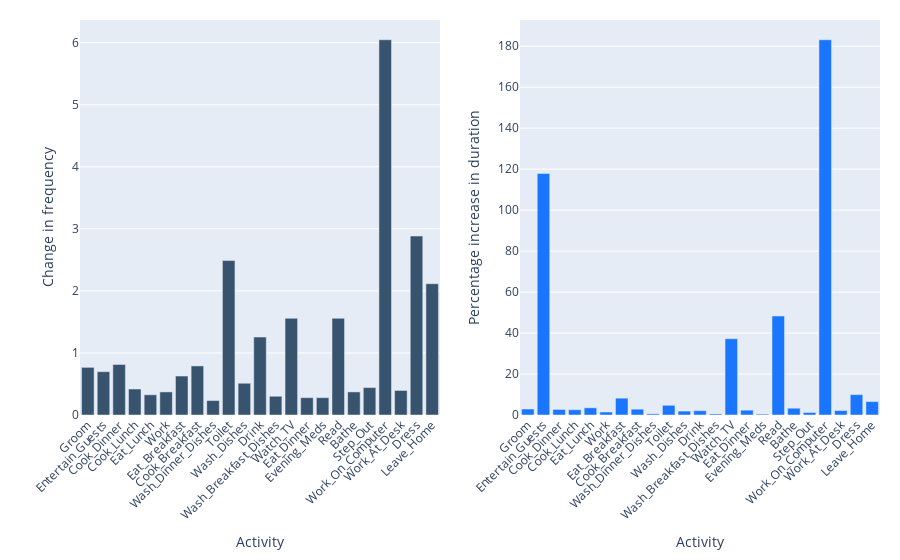
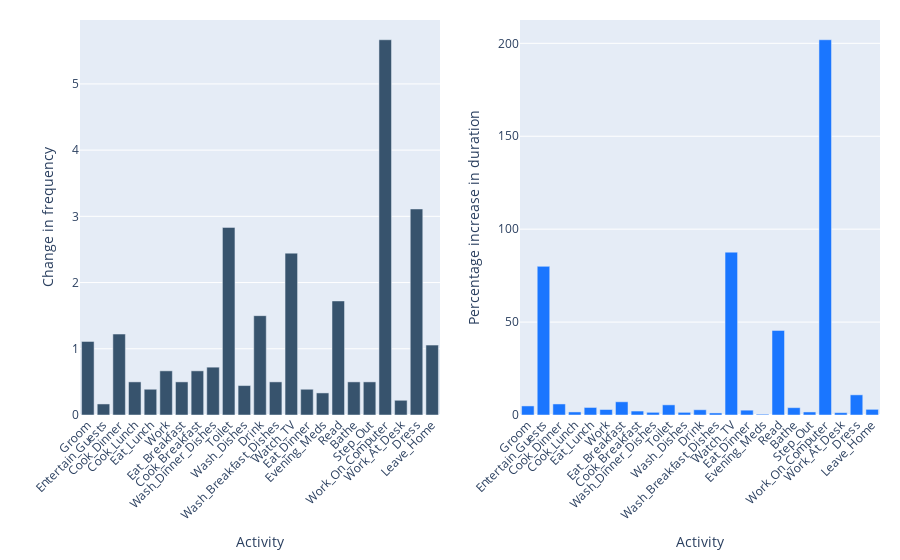

Notebook code cell kept with these figures, in order:
### Code cell
for day in ['Weekday', 'Weekend']:
    average_day = pd.read_csv(f'Unscaled/average_{day}_day.csv')
    # average_day = pd.read_csv('Unscaled/average_weekday_day.csv')

    columns = average_day.columns[3:]
    activites = set([column.split(' ')[1] for column in columns])

    # Plot frequency on one axis and duration on another
    fig = make_subplots(cols=2, rows=1)

    # Iterate through each activity
    for activity in activites:
        # Get average frequency and duration
        average_frequency = average_day[f'Total {activity} frequency'].iloc[0]
        average_duration = average_day[f'Total {activity} duration'].iloc[0]

        # Plot
        fig.add_trace(
            go.Bar(
                x=[activity],
                y=[average_frequency],
                name=f'Total {activity} frequency',
                offsetgroup=0,
                marker_color='rgb(55, 83, 109)',
                showlegend=False,
            ),
            col=1, row=1,
        )

        fig.add_trace(
            go.Bar(
                x=[activity],
                y=[average_duration],
                name=f'Total {activity} duration',
                offsetgroup=1,
                marker_color='rgb(26, 118, 255)',
                showlegend=False,
            ),
            col=2, row=1,
        )

    # Set layout
    fig.update_layout( barmode='group')
    fig.update_xaxes(tickangle=-45, col=1, row=1)
    fig.update_xaxes(tickangle=-45, col=2, row=1)

    fig.update_xaxes(title_text='Activity', col=1, row=1)
    fig.update_xaxes(title_text='Activity', col=2, row=1)
    fig.update_yaxes(title_text='Change in frequency', col=1, row=1)
    fig.update_yaxes(title_text='Percentage increase in duration', col=2, row=1)
    fig.update_layout(margin=dict(t=20, r=20))

    fig.show()
    fig.write_image(f"Results/average_{day}.png", width=1200, height=350, scale=4)

### Figure 1 — Plotly figure (JSON) as saved in the notebook; plotly's stock layout.template omitted (floating-point values rounded to 4 significant figures)
{"data": [{"marker": {"color": "rgb(55, 83, 109)"}, "name": "Total Groom frequency", "offsetgroup": "0", "showlegend": false, "type": "bar", "x": ["Groom"], "xaxis": "x", "y": [0.7674], "yaxis": "y"}, {"marker": {"color": "rgb(26, 118, 255)"}, "name": "Total Groom duration", "offsetgroup": "1", "showlegend": false, "type": "bar", "x": ["Groom"], "xaxis": "x2", "y": [2.929], "yaxis": "y2"}, {"marker": {"color": "rgb(55, 83, 109)"}, "name": "Total Entertain_Guests frequency", "offsetgroup": "0", "showlegend": false, "type": "bar", "x": ["Entertain_Guests"], "xaxis": "x", "y": [0.6977], "yaxis": "y"}, {"marker": {"color": "rgb(26, 118, 255)"}, "name": "Total Entertain_Guests duration", "offsetgroup": "1", "showlegend": false, "type": "bar", "x": ["Entertain_Guests"], "xaxis": "x2", "y": [117.9], "yaxis": "y2"}, {"marker": {"color": "rgb(55, 83, 109)"}, "name": "Total Cook_Dinner frequency", "offsetgroup": "0", "showlegend": false, "type": "bar", "x": ["Cook_Dinner"], "xaxis": "x", "y": [0.814], "yaxis": "y"}, {"marker": {"color": "rgb(26, 118, 255)"}, "name": "Total Cook_Dinner duration", "offsetgroup": "1", "showlegend": false, "type": "bar", "x": ["Cook_Dinner"], "xaxis": "x2", "y": [2.695], "yaxis": "y2"}, {"marker": {"color": "rgb(55, 83, 109)"}, "name": "Total Cook_Lunch frequency", "offsetgroup": "0", "showlegend": false, "type": "bar", "x": ["Cook_Lunch"], "xaxis": "x", "y": [0.4186], "yaxis": "y"}, {"marker": {"color": "rgb(26, 118, 255)"}, "name": "Total Cook_Lunch duration", "offsetgroup": "1", "showlegend": false, "type": "bar", "x": ["Cook_Lunch"], "xaxis": "x2", "y": [2.578], "yaxis": "y2"}, {"marker": {"color": "rgb(55, 83, 109)"}, "name": "Total Eat_Lunch frequency", "offsetgroup": "0", "showlegend": false, "type": "bar", "x": ["Eat_Lunch"], "xaxis": "x", "y": [0.3256], "yaxis": "y"}, {"marker": {"color": "rgb(26, 118, 255)"}, "name": "Total Eat_Lunch duration", "offsetgroup": "1", "showlegend": false, "type": "bar", "x": ["Eat_Lunch"], "xaxis": "x2", "y": [3.52], "yaxis": "y2"}, {"marker": {"color": "rgb(55, 83, 109)"}, "name": "Total Work frequency", "offsetgroup": "0", "showlegend": false, "type": "bar", "x": ["Work"], "xaxis": "x", "y": [0.3721], "yaxis": "y"}, {"marker": {"color": "rgb(26, 118, 255)"}, "name": "Total Work duration", "offsetgroup": "1", "showlegend": false, "type": "bar", "x": ["Work"], "xaxis": "x2", "y": [1.457], "yaxis": "y2"}, {"marker": {"color": "rgb(55, 83, 109)"}, "name": "Total Eat_Breakfast frequency", "offsetgroup": "0", "showlegend": false, "type": "bar", "x": ["Eat_Breakfast"], "xaxis": "x", "y": [0.6279], "yaxis": "y"}, {"marker": {"color": "rgb(26, 118, 255)"}, "name": "Total Eat_Breakfast duration", "offsetgroup": "1", "showlegend": false, "type": "bar", "x": ["Eat_Breakfast"], "xaxis": "x2", "y": [8.221], "yaxis": "y2"}, {"marker": {"color": "rgb(55, 83, 109)"}, "name": "Total Cook_Breakfast frequency", "offsetgroup": "0", "showlegend": false, "type": "bar", "x": ["Cook_Breakfast"], "xaxis": "x", "y": [0.7907], "yaxis": "y"}, {"marker": {"color": "rgb(26, 118, 255)"}, "name": "Total Cook_Breakfast duration", "offsetgroup": "1", "showlegend": false, "type": "bar", "x": ["Cook_Breakfast"], "xaxis": "x2", "y": [2.854], "yaxis": "y2"}, {"marker": {"color": "rgb(55, 83, 109)"}, "name": "Total Wash_Dinner_Dishes frequency", "offsetgroup": "0", "showlegend": false, "type": "bar", "x": ["Wash_Dinner_Dishes"], "xaxis": "x", "y": [0.2326], "yaxis": "y"}, {"marker": {"color": "rgb(26, 118, 255)"}, "name": "Total Wash_Dinner_Dishes duration", "offsetgroup": "1", "showlegend": false, "type": "bar", "x": ["Wash_Dinner_Dishes"], "xaxis": "x2", "y": [0.5767], "yaxis": "y2"}, {"marker": {"color": "rgb(55, 83, 109)"}, "name": "Total Toilet frequency", "offsetgroup": "0", "showlegend": false, "type": "bar", "x": ["Toilet"], "xaxis": "x", "y": [2.488], "yaxis": "y"}, {"marker": {"color": "rgb(26, 118, 255)"}, "name": "Total Toilet duration", "offsetgroup": "1", "showlegend": false, "type": "bar", "x": ["Toilet"], "xaxis": "x2", "y": [4.742], "yaxis": "y2"}, {"marker": {"color": "rgb(55, 83, 109)"}, "name": "Total Wash_Dishes frequency", "offsetgroup": "0", "showlegend": false, "type": "bar", "x": ["Wash_Dishes"], "xaxis": "x", "y": [0.5116], "yaxis": "y"}, {"marker": {"color": "rgb(26, 118, 255)"}, "name": "Total Wash_Dishes duration", "offsetgroup": "1", "showlegend": false, "type": "bar", "x": ["Wash_Dishes"], "xaxis": "x2", "y": [1.913], "yaxis": "y2"}, {"marker": {"color": "rgb(55, 83, 109)"}, "name": "Total Drink frequency", "offsetgroup": "0", "showlegend": false, "type": "bar", "x": ["Drink"], "xaxis": "x", "y": [1.256], "yaxis": "y"}, {"marker": {"color": "rgb(26, 118, 255)"}, "name": "Total Drink duration", "offsetgroup": "1", "showlegend": false, "type": "bar", "x": ["Drink"], "xaxis": "x2", "y": [2.12], "yaxis": "y2"}, {"marker": {"color": "rgb(55, 83, 109)"}, "name": "Total Wash_Breakfast_Dishes frequency", "offsetgroup": "0", "showlegend": false, "type": "bar", "x": ["Wash_Breakfast_Dishes"], "xaxis": "x", "y": [0.3023], "yaxis": "y"}, {"marker": {"color": "rgb(26, 118, 255)"}, "name": "Total Wash_Breakfast_Dishes duration", "offsetgroup": "1", "showlegend": false, "type": "bar", "x": ["Wash_Breakfast_Dishes"], "xaxis": "x2", "y": [0.5182], "yaxis": "y2"}, {"marker": {"color": "rgb(55, 83, 109)"}, "name": "Total Watch_TV frequency", "offsetgroup": "0", "showlegend": false, "type": "bar", "x": ["Watch_TV"], "xaxis": "x", "y": [1.558], "yaxis": "y"}, {"marker": {"color": "rgb(26, 118, 255)"}, "name": "Total Watch_TV duration", "offsetgroup": "1", "showlegend": false, "type": "bar", "x": ["Watch_TV"], "xaxis": "x2", "y": [37.25], "yaxis": "y2"}, {"marker": {"color": "rgb(55, 83, 109)"}, "name": "Total Eat_Dinner frequency", "offsetgroup": "0", "showlegend": false, "type": "bar", "x": ["Eat_Dinner"], "xaxis": "x", "y": [0.2791], "yaxis": "y"}, {"marker": {"color": "rgb(26, 118, 255)"}, "name": "Total Eat_Dinner duration", "offsetgroup": "1", "showlegend": false, "type": "bar", "x": ["Eat_Dinner"], "xaxis": "x2", "y": [2.363], "yaxis": "y2"}, {"marker": {"color": "rgb(55, 83, 109)"}, "name": "Total Evening_Meds frequency", "offsetgroup": "0", "showlegend": false, "type": "bar", "x": ["Evening_Meds"], "xaxis": "x", "y": [0.2791], "yaxis": "y"}, {"marker": {"color": "rgb(26, 118, 255)"}, "name": "Total Evening_Meds duration", "offsetgroup": "1", "showlegend": false, "type": "bar", "x": ["Evening_Meds"], "xaxis": "x2", "y": [0.4349], "yaxis": "y2"}, {"marker": {"color": "rgb(55, 83, 109)"}, "name": "Total Read frequency", "offsetgroup": "0", "showlegend": false, "type": "bar", "x": ["Read"], "xaxis": "x", "y": [1.558], "yaxis": "y"}, {"marker": {"color": "rgb(26, 118, 255)"}, "name": "Total Read duration", "offsetgroup": "1", "showlegend": false, "type": "bar", "x": ["Read"], "xaxis": "x2", "y": [48.32], "yaxis": "y2"}, {"marker": {"color": "rgb(55, 83, 109)"}, "name": "Total Bathe frequency", "offsetgroup": "0", "showlegend": false, "type": "bar", "x": ["Bathe"], "xaxis": "x", "y": [0.3721], "yaxis": "y"}, {"marker": {"color": "rgb(26, 118, 255)"}, "name": "Total Bathe duration", "offsetgroup": "1", "showlegend": false, "type": "bar", "x": ["Bathe"], "xaxis": "x2", "y": [3.319], "yaxis": "y2"}, {"marker": {"color": "rgb(55, 83, 109)"}, "name": "Total Step_Out frequency", "offsetgroup": "0", "showlegend": false, "type": "bar", "x": ["Step_Out"], "xaxis": "x", "y": [0.4419], "yaxis": "y"}, {"marker": {"color": "rgb(26, 118, 255)"}, "name": "Total Step_Out duration", "offsetgroup": "1", "showlegend": false, "type": "bar", "x": ["Step_Out"], "xaxis": "x2", "y": [1.226], "yaxis": "y2"}, {"marker": {"color": "rgb(55, 83, 109)"}, "name": "Total Work_On_Computer frequency", "offsetgroup": "0", "showlegend": false, "type": "bar", "x": ["Work_On_Computer"], "xaxis": "x", "y": [6.047], "yaxis": "y"}, {"marker": {"color": "rgb(26, 118, 255)"}, "name": "Total Work_On_Computer duration", "offsetgroup": "1", "showlegend": false, "type": "bar", "x": ["Work_On_Computer"], "xaxis": "x2", "y": [183.2], "yaxis": "y2"}, {"marker": {"color": "rgb(55, 83, 109)"}, "name": "Total Work_At_Desk frequency", "offsetgroup": "0", "showlegend": false, "type": "bar", "x": ["Work_At_Desk"], "xaxis": "x", "y": [0.3953], "yaxis": "y"}, {"marker": {"color": "rgb(26, 118, 255)"}, "name": "Total Work_At_Desk duration", "offsetgroup": "1", "showlegend": false, "type": "bar", "x": ["Work_At_Desk"], "xaxis": "x2", "y": [2.174], "yaxis": "y2"}, {"marker": {"color": "rgb(55, 83, 109)"}, "name": "Total Dress frequency", "offsetgroup": "0", "showlegend": false, "type": "bar", "x": ["Dress"], "xaxis": "x", "y": [2.884], "yaxis": "y"}, {"marker": {"color": "rgb(26, 118, 255)"}, "name": "Total Dress duration", "offsetgroup": "1", "showlegend": false, "type": "bar", "x": ["Dress"], "xaxis": "x2", "y": [9.95], "yaxis": "y2"}, {"marker": {"color": "rgb(55, 83, 109)"}, "name": "Total Leave_Home frequency", "offsetgroup": "0", "showlegend": false, "type": "bar", "x": ["Leave_Home"], "xaxis": "x", "y": [2.116], "yaxis": "y"}, {"marker": {"color": "rgb(26, 118, 255)"}, "name": "Total Leave_Home duration", "offsetgroup": "1", "showlegend": false, "type": "bar", "x": ["Leave_Home"], "xaxis": "x2", "y": [6.55], "yaxis": "y2"}], "layout": {"barmode": "group", "margin": {"r": 20, "t": 20}, "xaxis": {"anchor": "y", "domain": [0, 0.45], "tickangle": -45, "title": {"text": "Activity"}}, "xaxis2": {"anchor": "y2", "domain": [0.55, 1], "tickangle": -45, "title": {"text": "Activity"}}, "yaxis": {"anchor": "x", "domain": [0, 1], "title": {"text": "Change in frequency"}}, "yaxis2": {"anchor": "x2", "domain": [0, 1], "title": {"text": "Percentage increase in duration"}}}}

### Figure 2 — Plotly figure (JSON) as saved in the notebook; plotly's stock layout.template omitted (floating-point values rounded to 4 significant figures)
{"data": [{"marker": {"color": "rgb(55, 83, 109)"}, "name": "Total Groom frequency", "offsetgroup": "0", "showlegend": false, "type": "bar", "x": ["Groom"], "xaxis": "x", "y": [1.111], "yaxis": "y"}, {"marker": {"color": "rgb(26, 118, 255)"}, "name": "Total Groom duration", "offsetgroup": "1", "showlegend": false, "type": "bar", "x": ["Groom"], "xaxis": "x2", "y": [4.881], "yaxis": "y2"}, {"marker": {"color": "rgb(55, 83, 109)"}, "name": "Total Entertain_Guests frequency", "offsetgroup": "0", "showlegend": false, "type": "bar", "x": ["Entertain_Guests"], "xaxis": "x", "y": [0.1667], "yaxis": "y"}, {"marker": {"color": "rgb(26, 118, 255)"}, "name": "Total Entertain_Guests duration", "offsetgroup": "1", "showlegend": false, "type": "bar", "x": ["Entertain_Guests"], "xaxis": "x2", "y": [79.99], "yaxis": "y2"}, {"marker": {"color": "rgb(55, 83, 109)"}, "name": "Total Cook_Dinner frequency", "offsetgroup": "0", "showlegend": false, "type": "bar", "x": ["Cook_Dinner"], "xaxis": "x", "y": [1.222], "yaxis": "y"}, {"marker": {"color": "rgb(26, 118, 255)"}, "name": "Total Cook_Dinner duration", "offsetgroup": "1", "showlegend": false, "type": "bar", "x": ["Cook_Dinner"], "xaxis": "x2", "y": [5.941], "yaxis": "y2"}, {"marker": {"color": "rgb(55, 83, 109)"}, "name": "Total Cook_Lunch frequency", "offsetgroup": "0", "showlegend": false, "type": "bar", "x": ["Cook_Lunch"], "xaxis": "x", "y": [0.5], "yaxis": "y"}, {"marker": {"color": "rgb(26, 118, 255)"}, "name": "Total Cook_Lunch duration", "offsetgroup": "1", "showlegend": false, "type": "bar", "x": ["Cook_Lunch"], "xaxis": "x2", "y": [1.639], "yaxis": "y2"}, {"marker": {"color": "rgb(55, 83, 109)"}, "name": "Total Eat_Lunch frequency", "offsetgroup": "0", "showlegend": false, "type": "bar", "x": ["Eat_Lunch"], "xaxis": "x", "y": [0.3889], "yaxis": "y"}, {"marker": {"color": "rgb(26, 118, 255)"}, "name": "Total Eat_Lunch duration", "offsetgroup": "1", "showlegend": false, "type": "bar", "x": ["Eat_Lunch"], "xaxis": "x2", "y": [4.058], "yaxis": "y2"}, {"marker": {"color": "rgb(55, 83, 109)"}, "name": "Total Work frequency", "offsetgroup": "0", "showlegend": false, "type": "bar", "x": ["Work"], "xaxis": "x", "y": [0.6667], "yaxis": "y"}, {"marker": {"color": "rgb(26, 118, 255)"}, "name": "Total Work duration", "offsetgroup": "1", "showlegend": false, "type": "bar", "x": ["Work"], "xaxis": "x2", "y": [2.962], "yaxis": "y2"}, {"marker": {"color": "rgb(55, 83, 109)"}, "name": "Total Eat_Breakfast frequency", "offsetgroup": "0", "showlegend": false, "type": "bar", "x": ["Eat_Breakfast"], "xaxis": "x", "y": [0.5], "yaxis": "y"}, {"marker": {"color": "rgb(26, 118, 255)"}, "name": "Total Eat_Breakfast duration", "offsetgroup": "1", "showlegend": false, "type": "bar", "x": ["Eat_Breakfast"], "xaxis": "x2", "y": [7.109], "yaxis": "y2"}, {"marker": {"color": "rgb(55, 83, 109)"}, "name": "Total Cook_Breakfast frequency", "offsetgroup": "0", "showlegend": false, "type": "bar", "x": ["Cook_Breakfast"], "xaxis": "x", "y": [0.6667], "yaxis": "y"}, {"marker": {"color": "rgb(26, 118, 255)"}, "name": "Total Cook_Breakfast duration", "offsetgroup": "1", "showlegend": false, "type": "bar", "x": ["Cook_Breakfast"], "xaxis": "x2", "y": [2.128], "yaxis": "y2"}, {"marker": {"color": "rgb(55, 83, 109)"}, "name": "Total Wash_Dinner_Dishes frequency", "offsetgroup": "0", "showlegend": false, "type": "bar", "x": ["Wash_Dinner_Dishes"], "xaxis": "x", "y": [0.7222], "yaxis": "y"}, {"marker": {"color": "rgb(26, 118, 255)"}, "name": "Total Wash_Dinner_Dishes duration", "offsetgroup": "1", "showlegend": false, "type": "bar", "x": ["Wash_Dinner_Dishes"], "xaxis": "x2", "y": [1.435], "yaxis": "y2"}, {"marker": {"color": "rgb(55, 83, 109)"}, "name": "Total Toilet frequency", "offsetgroup": "0", "showlegend": false, "type": "bar", "x": ["Toilet"], "xaxis": "x", "y": [2.833], "yaxis": "y"}, {"marker": {"color": "rgb(26, 118, 255)"}, "name": "Total Toilet duration", "offsetgroup": "1", "showlegend": false, "type": "bar", "x": ["Toilet"], "xaxis": "x2", "y": [5.462], "yaxis": "y2"}, {"marker": {"color": "rgb(55, 83, 109)"}, "name": "Total Wash_Dishes frequency", "offsetgroup": "0", "showlegend": false, "type": "bar", "x": ["Wash_Dishes"], "xaxis": "x", "y": [0.4444], "yaxis": "y"}, {"marker": {"color": "rgb(26, 118, 255)"}, "name": "Total Wash_Dishes duration", "offsetgroup": "1", "showlegend": false, "type": "bar", "x": ["Wash_Dishes"], "xaxis": "x2", "y": [1.425], "yaxis": "y2"}, {"marker": {"color": "rgb(55, 83, 109)"}, "name": "Total Drink frequency", "offsetgroup": "0", "showlegend": false, "type": "bar", "x": ["Drink"], "xaxis": "x", "y": [1.5], "yaxis": "y"}, {"marker": {"color": "rgb(26, 118, 255)"}, "name": "Total Drink duration", "offsetgroup": "1", "showlegend": false, "type": "bar", "x": ["Drink"], "xaxis": "x2", "y": [2.826], "yaxis": "y2"}, {"marker": {"color": "rgb(55, 83, 109)"}, "name": "Total Wash_Breakfast_Dishes frequency", "offsetgroup": "0", "showlegend": false, "type": "bar", "x": ["Wash_Breakfast_Dishes"], "xaxis": "x", "y": [0.5], "yaxis": "y"}, {"marker": {"color": "rgb(26, 118, 255)"}, "name": "Total Wash_Breakfast_Dishes duration", "offsetgroup": "1", "showlegend": false, "type": "bar", "x": ["Wash_Breakfast_Dishes"], "xaxis": "x2", "y": [1.106], "yaxis": "y2"}, {"marker": {"color": "rgb(55, 83, 109)"}, "name": "Total Watch_TV frequency", "offsetgroup": "0", "showlegend": false, "type": "bar", "x": ["Watch_TV"], "xaxis": "x", "y": [2.444], "yaxis": "y"}, {"marker": {"color": "rgb(26, 118, 255)"}, "name": "Total Watch_TV duration", "offsetgroup": "1", "showlegend": false, "type": "bar", "x": ["Watch_TV"], "xaxis": "x2", "y": [87.62], "yaxis": "y2"}, {"marker": {"color": "rgb(55, 83, 109)"}, "name": "Total Eat_Dinner frequency", "offsetgroup": "0", "showlegend": false, "type": "bar", "x": ["Eat_Dinner"], "xaxis": "x", "y": [0.3889], "yaxis": "y"}, {"marker": {"color": "rgb(26, 118, 255)"}, "name": "Total Eat_Dinner duration", "offsetgroup": "1", "showlegend": false, "type": "bar", "x": ["Eat_Dinner"], "xaxis": "x2", "y": [2.597], "yaxis": "y2"}, {"marker": {"color": "rgb(55, 83, 109)"}, "name": "Total Evening_Meds frequency", "offsetgroup": "0", "showlegend": false, "type": "bar", "x": ["Evening_Meds"], "xaxis": "x", "y": [0.3333], "yaxis": "y"}, {"marker": {"color": "rgb(26, 118, 255)"}, "name": "Total Evening_Meds duration", "offsetgroup": "1", "showlegend": false, "type": "bar", "x": ["Evening_Meds"], "xaxis": "x2", "y": [0.4306], "yaxis": "y2"}, {"marker": {"color": "rgb(55, 83, 109)"}, "name": "Total Read frequency", "offsetgroup": "0", "showlegend": false, "type": "bar", "x": ["Read"], "xaxis": "x", "y": [1.722], "yaxis": "y"}, {"marker": {"color": "rgb(26, 118, 255)"}, "name": "Total Read duration", "offsetgroup": "1", "showlegend": false, "type": "bar", "x": ["Read"], "xaxis": "x2", "y": [45.53], "yaxis": "y2"}, {"marker": {"color": "rgb(55, 83, 109)"}, "name": "Total Bathe frequency", "offsetgroup": "0", "showlegend": false, "type": "bar", "x": ["Bathe"], "xaxis": "x", "y": [0.5], "yaxis": "y"}, {"marker": {"color": "rgb(26, 118, 255)"}, "name": "Total Bathe duration", "offsetgroup": "1", "showlegend": false, "type": "bar", "x": ["Bathe"], "xaxis": "x2", "y": [3.957], "yaxis": "y2"}, {"marker": {"color": "rgb(55, 83, 109)"}, "name": "Total Step_Out frequency", "offsetgroup": "0", "showlegend": false, "type": "bar", "x": ["Step_Out"], "xaxis": "x", "y": [0.5], "yaxis": "y"}, {"marker": {"color": "rgb(26, 118, 255)"}, "name": "Total Step_Out duration", "offsetgroup": "1", "showlegend": false, "type": "bar", "x": ["Step_Out"], "xaxis": "x2", "y": [1.637], "yaxis": "y2"}, {"marker": {"color": "rgb(55, 83, 109)"}, "name": "Total Work_On_Computer frequency", "offsetgroup": "0", "showlegend": false, "type": "bar", "x": ["Work_On_Computer"], "xaxis": "x", "y": [5.667], "yaxis": "y"}, {"marker": {"color": "rgb(26, 118, 255)"}, "name": "Total Work_On_Computer duration", "offsetgroup": "1", "showlegend": false, "type": "bar", "x": ["Work_On_Computer"], "xaxis": "x2", "y": [201.9], "yaxis": "y2"}, {"marker": {"color": "rgb(55, 83, 109)"}, "name": "Total Work_At_Desk frequency", "offsetgroup": "0", "showlegend": false, "type": "bar", "x": ["Work_At_Desk"], "xaxis": "x", "y": [0.2222], "yaxis": "y"}, {"marker": {"color": "rgb(26, 118, 255)"}, "name": "Total Work_At_Desk duration", "offsetgroup": "1", "showlegend": false, "type": "bar", "x": ["Work_At_Desk"], "xaxis": "x2", "y": [1.258], "yaxis": "y2"}, {"marker": {"color": "rgb(55, 83, 109)"}, "name": "Total Dress frequency", "offsetgroup": "0", "showlegend": false, "type": "bar", "x": ["Dress"], "xaxis": "x", "y": [3.111], "yaxis": "y"}, {"marker": {"color": "rgb(26, 118, 255)"}, "name": "Total Dress duration", "offsetgroup": "1", "showlegend": false, "type": "bar", "x": ["Dress"], "xaxis": "x2", "y": [10.85], "yaxis": "y2"}, {"marker": {"color": "rgb(55, 83, 109)"}, "name": "Total Leave_Home frequency", "offsetgroup": "0", "showlegend": false, "type": "bar", "x": ["Leave_Home"], "xaxis": "x", "y": [1.056], "yaxis": "y"}, {"marker": {"color": "rgb(26, 118, 255)"}, "name": "Total Leave_Home duration", "offsetgroup": "1", "showlegend": false, "type": "bar", "x": ["Leave_Home"], "xaxis": "x2", "y": [3.047], "yaxis": "y2"}], "layout": {"barmode": "group", "margin": {"r": 20, "t": 20}, "xaxis": {"anchor": "y", "domain": [0, 0.45], "tickangle": -45, "title": {"text": "Activity"}}, "xaxis2": {"anchor": "y2", "domain": [0.55, 1], "tickangle": -45, "title": {"text": "Activity"}}, "yaxis": {"anchor": "x", "domain": [0, 1], "title": {"text": "Change in frequency"}}, "yaxis2": {"anchor": "x2", "domain": [0, 1], "title": {"text": "Percentage increase in duration"}}}}
